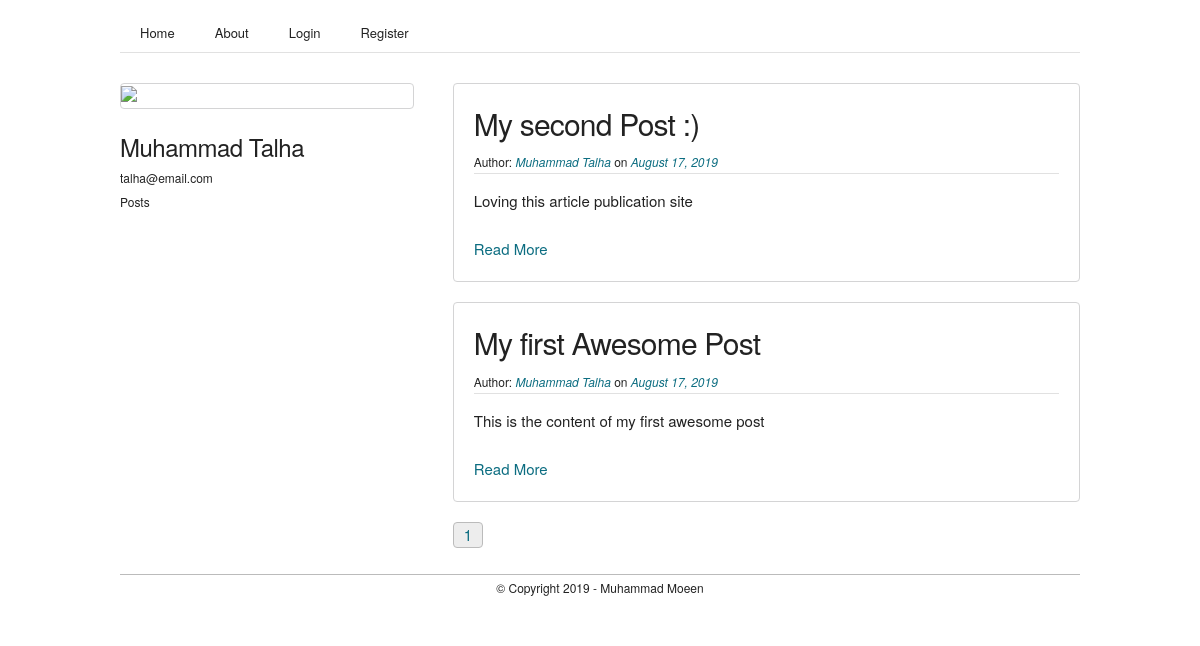
Before: /profile/Muhammad Talha with the older database file.
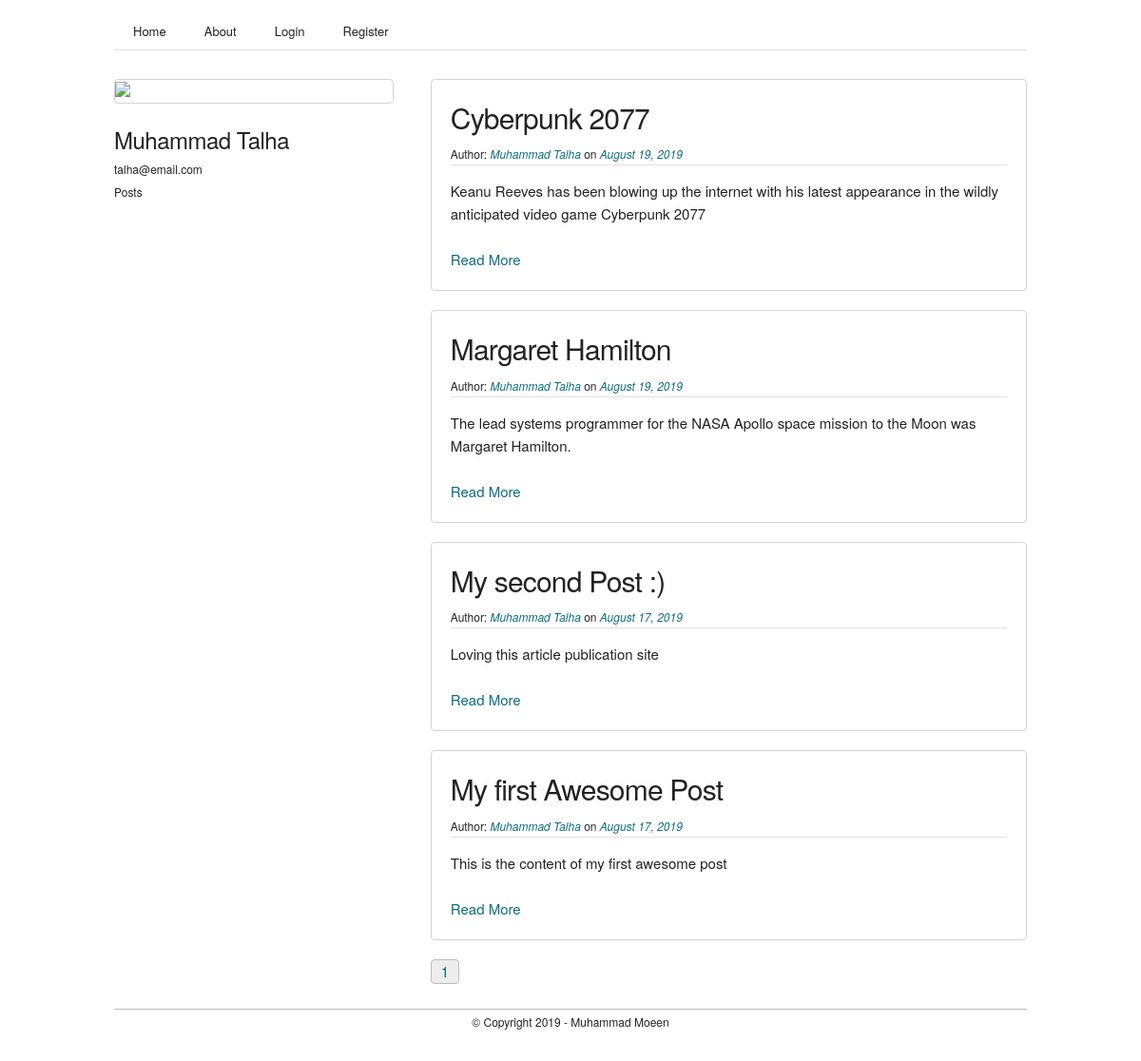
After: the same page with the newer database file.
### flaskblog/models.py (models this page shows, shortened)
class Post(db.Model):
    id = db.Column( db.Integer, primary_key = True )
    title = db.Column( db.String(200), nullable = False )
    date_posted = db.Column( db.DateTime, nullable = False, default = datetime.utcnow )
    content = db.Column( db.Text, nullable = False )
    user_id = db.Column( db.Integer, db.ForeignKey('user.id'), nullable = False )

class User(db.Model, UserMixin):
    id = db.Column( db.Integer, primary_key = True )
    name = db.Column( db.String(20), unique = True, nullable = False )
    email = db.Column( db.String(120), unique = True, nullable = False )
    image_file = db.Column( db.String(20), nullable = False, default = 'avatar.png' )
    password = db.Column( db.String(60), nullable = False )
    posts = db.relationship('Post', backref = 'author', lazy = True )

### flaskblog/routes.py (the view)
@app.route('/profile/<username>')
def profile(username):
    user = User.query.filter_by(name=username).first_or_404()
    page_num = request.args.get('page', 1, type=int )
    posts = Post.query.filter_by( user_id=user.id ).order_by(Post.date_posted.desc()).paginate( page=page_num, per_page=5 )
    image_file = url_for('static', filename=f'profile_pictures/{user.image_file}')
    return render_template('profile.html', title='Profile', image_file=image_file , posts=posts, user=user)

### flaskblog/templates/profile.html
{% extends 'layout.html' %}
{% block content %}
	<section class="section profile">
		<div class="container">
			<div class="one-third column user_details">
				<div class="box profile_pic">
					<img src="{{ image_file }}" style="width:100%">
				</div>
				<div>
					<h5>{{ user.name }}</h5>
					<small>{{ user.email }}</small>
					<br>
					<small>{{ total_posts }} Posts</small>
				</div>
			</div>
			<div class="two-thirds column user_posts">
				{% for post in posts.items %}
					<div class="box">
						<h4>{{ post.title }}</h4>
						<small>Author: <i><a href="{{ url_for('profile', username=post.author.name) }}">{% if post.author == current_user %}You{% else %}{{ post.author.name }}{% endif %}</a></i> on <i><a href="#">{{ post.date_posted.strftime('%B %d, %Y') }}</a></i></small>
						<hr>
						<p>{{ post.content }}</p>
						<br>
						<a href="{{ url_for('article', post_id=post.id) }}">Read More</a>
					</div>
				{% endfor %}
				<div class="pages">
					{% for page_num in posts.iter_pages( left_edge=1, right_edge=1, left_current=1, right_current=2) %}
						{% if page_num %}
							{% if posts.page == page_num %}
								<a class="active" href="{{ url_for('profile', username=user.name, page=page_num) }}">{{page_num}}</a>
							{% else %}
								<a href="{{ url_for('profile', username=user.name, page=page_num) }}">{{page_num}}</a>
							{% endif %}
						{% else %}
							<a href="#">..</a>
						{% endif %}
					{% endfor %}
				</div>
			</div>
		</div>
	</section>
{% endblock content %}

Changed rows visible on the page:
added Post: title "Cyberpunk 2077", author.name "Muhammad Talha", date_posted "August 19, 2019", content "Keanu Reeves has been blowing up the internet with his latest appearance in the wildly anticipated video game Cyberpunk 2077"
added Post: title "Margaret Hamilton", author.name "Muhammad Talha", date_posted "August 19, 2019", content "The lead systems programmer for the NASA Apollo space mission to the Moon was Margaret Hamilton."
